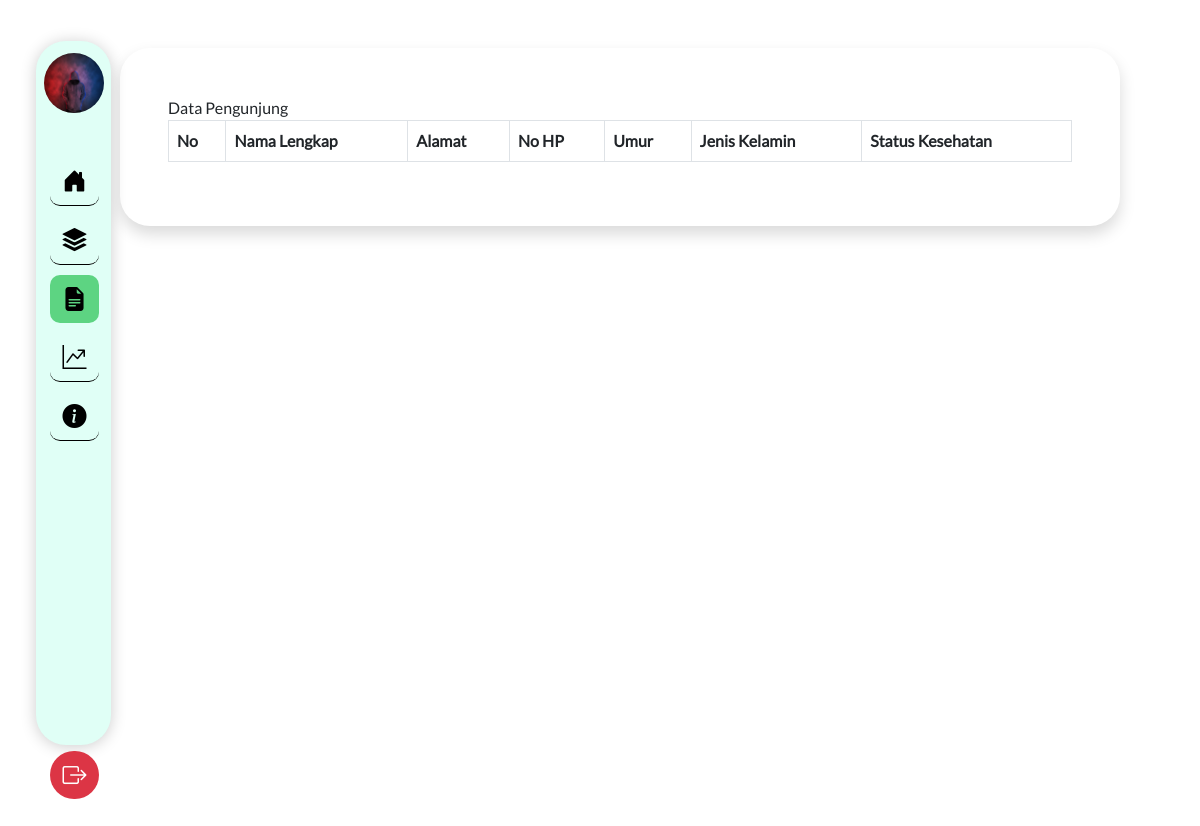
The page /index.php/pengunjung on the database as committed earlier.
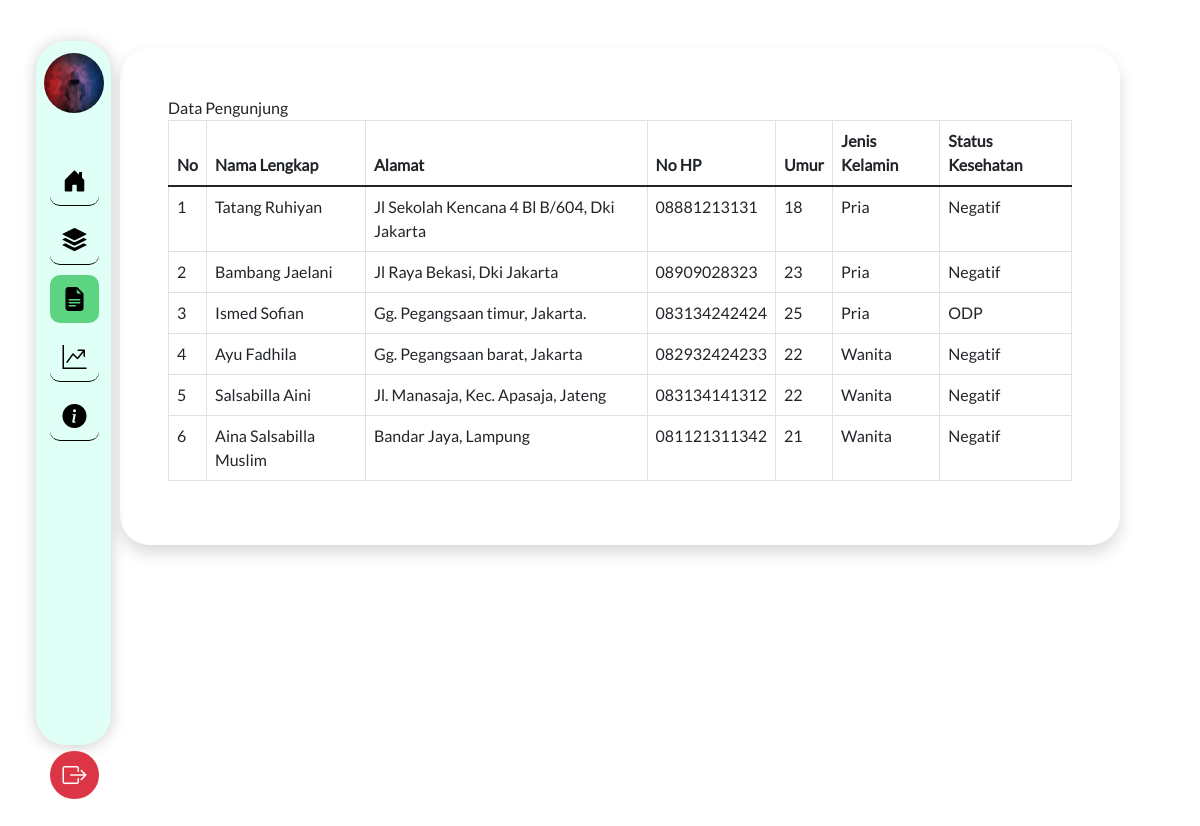
The same page on the database as committed later.
### tables this page shows
CREATE TABLE `pengunjung` (
  `idPengunjung` int(10) NOT NULL,
  `namaPengunjung` varchar(50) NOT NULL,
  `alamatPengunjung` varchar(100) NOT NULL,
  `noHpPengunjung` varchar(12) NOT NULL,
  `umurPengunjung` int(2) NOT NULL,
  `jenisKelaminPengunjung` enum('Pria','Wanita') NOT NULL,
  `statusKesehatan` enum('Negatif','Positif','ODP','OTG') NOT NULL
);

### application/controllers/Pengunjung.php (called while the page is built, shortened)
<?php
class Pengunjung extends CI_Controller
{
	public function __construct()
	{
		$this->load->model('Pengunjung_model');
		$this->load->library('form_validation');
		$this->load->library('session');
	}
	public function index()
	{
		$data['judul'] = 'Data Pengunjung';
		$data['pengunjung'] = $this->Pengunjung_model->getDataPengunjung()->result();
		$this->load->view('templates/header', $data);
		$this->load->view('pengunjung/index', $data);
		$this->load->view('templates/footer');
	}
}

### index.php (called while the page is built, shortened)
<?php
require_once BASEPATH.'core/CodeIgniter.php';

### application/models/Pengunjung_model.php (called while the page is built, shortened)
<?php
class Pengunjung_model extends CI_Model
{
	public function getDataPengunjung()
	{
		return $this->db->get('pengunjung');
	}
}

### application/views/pengunjung/index.php (the view)
<div class="d-flex mt-5">
    <div class="p-5 col-md-10 shadow mb-5 ml-container" style="border-radius: 30px;">
        <div class="row">
            <div class="col-lg-12">
                <div class="panel panel-default">
                    <div class="panel-heading">
                        Data Pengunjung
                    </div>
                    <div class="panel-body">
                        <table id="example" class="table table-bordered table-hover">
                            <thead>
                                <tr>
                                    <th scope="col">No</th>
                                    <th scope="col">Nama Lengkap</th>
                                    <th scope="col">Alamat</th>
                                    <th scope="col">No HP</th>
                                    <th scope="col">Umur</th>
                                    <th scope="col">Jenis Kelamin</th>
                                    <th scope="col">Status Kesehatan</th>
                                </tr>
                            </thead>
                            <tbody>
                                <?php
                                $i = 1;
                                foreach ($pengunjung as $data) { ?>
                                    <tr>
                                        <td><?php echo $i ?></td>
                                        <td><?php echo $data->namaPengunjung ?></td>
                                        <td><?php echo $data->alamatPengunjung ?></td>
                                        <td><?php echo $data->noHpPengunjung ?></td>
                                        <td><?php echo $data->umurPengunjung ?></td>
                                        <td><?php echo $data->jenisKelaminPengunjung ?></td>
                                        <td><?php echo $data->statusKesehatan ?></td>
                                    </tr>
                                <?php
                                    $i++;
                                }
                                ?>
                            </tbody>
                        </table>
                    </div>
                </div>
            </div>
        </div>
    </div>
</div>

### application/views/templates/header.php (shortened to what this page needs)
<!DOCTYPE html>
<html lang="en">
<head>
    <link rel="stylesheet" href="<?= base_url() ?>node_modules/bootstrap/dist/css/bootstrap.css">
    <link rel="stylesheet" href="<?= base_url() ?>node_modules/bootstrap-icons/font/bootstrap-icons.css">
    <link rel="stylesheet" href="<?= base_url() ?>assets/css/style.css">
    <link rel="stylesheet" href="<?= base_url() ?>assets/css/font.css">
</head>
<body>
    <nav class="nav-bar">
        <div class="menu-bar">
            <div class="profile">
                <img src="<?= base_url() ?>assets/image/profil.jpg" alt="profile" style="border-radius: 100px;">
            </div>
            <div class="menu">
                <div class="main-menu">
                    <ul>
                        <li data-bs-toggle="tooltip" data-bs-placement="top" title="Tooltip on top">
                            <a href="<?= base_url(); ?>dashboard" class="<?php if (uri_string() === 'dashboard') echo 'actived' ?>">
                                <i class="bi bi-house-door-fill"></i>
                            </a>
                        </li>
                        <li>
                            <a href="<?= base_url(); ?>mitra" class="<?php if (uri_string() === 'mitra') echo 'actived' ?>">
                                <i class="bi bi-stack"></i>
                            </a>
                        </li>
                        <li>
                            <a href="<?= base_url(); ?>pengunjung" class="<?php if (uri_string() === 'pengunjung') echo 'actived' ?>">
                                <i class="bi bi-file-earmark-text-fill"></i>
                            </a>
                        </li>
                        <li>
                            <a href="<?= base_url(); ?>kunjungan" class="<?php if (uri_string() === 'kunjungan') echo 'actived' ?>">
                                <i class="bi bi-graph-up-arrow"></i>
                            </a>
                        </li>
                        <li>
                            <a href="<?= base_url(); ?>informasi" class="<?php if (uri_string() === 'informasi') echo 'actived' ?>">
                                <i class="bi bi-info-circle-fill"></i>
                            </a>
                        </li>
                    </ul>
                </div>
                <div class="button-menu">
                    <ul>
                        <li id="keluar" class="">
                            <a href="home/logout" class="out bg-danger text-white">
                                <i class="bi bi-box-arrow-right"></i>
                            </a>
                        </li>
                    </ul>
                </div>
            </div>
        </div>
    </nav>

### application/views/templates/footer.php (shortened to what this page needs)
</body>
</html>

### assets/css/style.css (style rules this page uses)
body { font-family: "LatoRegular" !important; }
a { text-decoration: none; cursor: pointer; }
.menu ul li { list-style: none; }
.menu ul li a { display: block; margin-left: -30px; color: black; border-bottom: 1px solid rgb(0, 0, 0); }
.nav-bar { width: 75px; height: 88vh; background-color: #E0FFF6; border-radius: 30px; position: absolute; top: 5%; left: 3%; box-shadow: 0 0.1rem 1rem rgba(0, 0, 0, 0.2); }
.menu-bar { display: flex; flex-direction: column; justify-content: space-evenly; padding: 12px; }
.menu { display: flex; flex-direction: column; justify-content: space-evenly; }
.profile { text-align: center; display: flex; justify-content: center; align-items: center; }
.profile img { width: 60px; }
.menu { margin-top: 34px; }
.menu ul li { font-size: 24px; text-align: center; margin-top: 6px; list-style: none; }
.menu ul li a { padding: 6px; margin-top: 10px; border-radius: 10px; text-align: center; align-items: center; color: black; }
.menu ul li a.actived { background-color: #5DD482; border-bottom: 0px solid rgb(0, 0, 0); }
.button-menu { margin-top: 35.5vh; }
.out { border-radius: 100px !important; border-bottom: 0px solid rgb(0, 0, 0) !important; }
.button-menu ul li a.out { background-color: #F28F8F; }
.ml-container { margin-left: 10vw; }

Rows that differ between the two databases and show on the page:
added pengunjung: namaPengunjung "Tatang Ruhiyan", alamatPengunjung "Jl Sekolah Kencana 4 Bl B/604, Dki Jakarta", noHpPengunjung "08881213131", umurPengunjung "18", jenisKelaminPengunjung "Pria", statusKesehatan "Negatif"
added pengunjung: namaPengunjung "Bambang Jaelani", alamatPengunjung "Jl Raya Bekasi, Dki Jakarta", noHpPengunjung "08909028323", umurPengunjung "23", jenisKelaminPengunjung "Pria", statusKesehatan "Negatif"
added pengunjung: namaPengunjung "Ismed Sofian", alamatPengunjung "Gg. Pegangsaan timur, Jakarta.", noHpPengunjung "083134242424", umurPengunjung "25", jenisKelaminPengunjung "Pria", statusKesehatan "ODP"
added pengunjung: namaPengunjung "Ayu Fadhila", alamatPengunjung "Gg. Pegangsaan barat, Jakarta", noHpPengunjung "082932424233", umurPengunjung "22", jenisKelaminPengunjung "Wanita", statusKesehatan "Negatif"
added pengunjung: namaPengunjung "Salsabilla Aini", alamatPengunjung "Jl. Manasaja, Kec. Apasaja, Jateng", noHpPengunjung "083134141312", umurPengunjung "22", jenisKelaminPengunjung "Wanita", statusKesehatan "Negatif"
added pengunjung: namaPengunjung "Aina Salsabilla Muslim", alamatPengunjung "Bandar Jaya, Lampung", noHpPengunjung "081121311342", umurPengunjung "21", jenisKelaminPengunjung "Wanita", statusKesehatan "Negatif"
